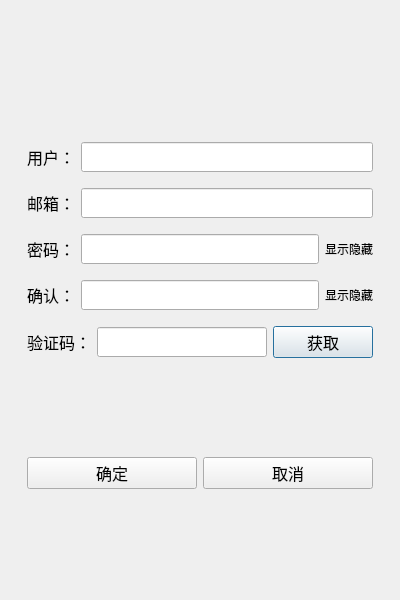
<?xml version="1.0" encoding="UTF-8"?>
<ui version="4.0">
 <class>SignUpClass</class>
 <widget class="QDialog" name="SignUpClass">
  <property name="geometry">
   <rect>
    <x>0</x>
    <y>0</y>
    <width>400</width>
    <height>600</height>
   </rect>
  </property>
  <property name="windowTitle">
   <string>SignUp</string>
  </property>
  <property name="windowIcon">
   <iconset resource="Resource.qrc">
    <normaloff>:/icon/res/bitbug_favicon.ico</normaloff>:/icon/res/bitbug_favicon.ico</iconset>
  </property>
  <layout class="QVBoxLayout" name="verticalLayout_2">
   <item>
    <layout class="QVBoxLayout" name="verticalLayout">
     <property name="spacing">
      <number>10</number>
     </property>
     <property name="leftMargin">
      <number>0</number>
     </property>
     <property name="topMargin">
      <number>0</number>
     </property>
     <property name="rightMargin">
      <number>0</number>
     </property>
     <property name="bottomMargin">
      <number>0</number>
     </property>
     <item>
      <widget class="QStackedWidget" name="stackedWidget">
       <property name="currentIndex">
        <number>0</number>
       </property>
       <widget class="QWidget" name="page_1">
        <layout class="QVBoxLayout" name="verticalLayout_3">
         <item>
          <spacer name="verticalSpacer">
           <property name="orientation">
            <enum>Qt::Orientation::Vertical</enum>
           </property>
           <property name="sizeHint" stdset="0">
            <size>
             <width>338</width>
             <height>78</height>
            </size>
           </property>
          </spacer>
         </item>
         <item>
          <widget class="QWidget" name="err_widget" native="true">
           <property name="minimumSize">
            <size>
             <width>0</width>
             <height>25</height>
            </size>
           </property>
           <widget class="QLabel" name="err_tip">
            <property name="geometry">
             <rect>
              <x>2</x>
              <y>0</y>
              <width>361</width>
              <height>25</height>
             </rect>
            </property>
            <property name="minimumSize">
             <size>
              <width>0</width>
              <height>25</height>
             </size>
            </property>
            <property name="font">
             <font>
              <pointsize>12</pointsize>
             </font>
            </property>
            <property name="layoutDirection">
             <enum>Qt::LayoutDirection::LeftToRight</enum>
            </property>
            <property name="text">
             <string/>
            </property>
            <property name="alignment">
             <set>Qt::AlignmentFlag::AlignCenter</set>
            </property>
           </widget>
          </widget>
         </item>
         <item>
          <layout class="QHBoxLayout" name="horizontalLayout">
           <property name="sizeConstraint">
            <enum>QLayout::SizeConstraint::SetNoConstraint</enum>
           </property>
           <property name="leftMargin">
            <number>5</number>
           </property>
           <property name="topMargin">
            <number>5</number>
           </property>
           <property name="rightMargin">
            <number>5</number>
           </property>
           <property name="bottomMargin">
            <number>5</number>
           </property>
           <item>
            <widget class="QLabel" name="userlabel">
             <property name="font">
              <font>
               <pointsize>12</pointsize>
              </font>
             </property>
             <property name="text">
              <string>用户：</string>
             </property>
            </widget>
           </item>
           <item>
            <widget class="QLineEdit" name="user_name_edit">
             <property name="minimumSize">
              <size>
               <width>0</width>
               <height>30</height>
              </size>
             </property>
            </widget>
           </item>
          </layout>
         </item>
         <item>
          <layout class="QHBoxLayout" name="horizontalLayout_2">
           <property name="leftMargin">
            <number>5</number>
           </property>
           <property name="topMargin">
            <number>5</number>
           </property>
           <property name="rightMargin">
            <number>5</number>
           </property>
           <property name="bottomMargin">
            <number>5</number>
           </property>
           <item>
            <widget class="QLabel" name="emaillabel">
             <property name="font">
              <font>
               <pointsize>12</pointsize>
              </font>
             </property>
             <property name="text">
              <string>邮箱：</string>
             </property>
            </widget>
           </item>
           <item>
            <widget class="QLineEdit" name="email_edit">
             <property name="minimumSize">
              <size>
               <width>0</width>
               <height>30</height>
              </size>
             </property>
            </widget>
           </item>
          </layout>
         </item>
         <item>
          <layout class="QHBoxLayout" name="horizontalLayout_3">
           <property name="sizeConstraint">
            <enum>QLayout::SizeConstraint::SetNoConstraint</enum>
           </property>
           <property name="leftMargin">
            <number>5</number>
           </property>
           <property name="topMargin">
            <number>5</number>
           </property>
           <property name="rightMargin">
            <number>5</number>
           </property>
           <property name="bottomMargin">
            <number>5</number>
           </property>
           <item>
            <widget class="QLabel" name="label">
             <property name="font">
              <font>
               <pointsize>12</pointsize>
              </font>
             </property>
             <property name="text">
              <string>密码：</string>
             </property>
            </widget>
           </item>
           <item>
            <widget class="QLineEdit" name="pw_edit">
             <property name="minimumSize">
              <size>
               <width>0</width>
               <height>30</height>
              </size>
             </property>
            </widget>
           </item>
           <item>
            <widget class="ClickedLabel" name="pass_visible">
             <property name="text">
              <string>显示隐藏</string>
             </property>
            </widget>
           </item>
          </layout>
         </item>
         <item>
          <layout class="QHBoxLayout" name="horizontalLayout_4">
           <property name="sizeConstraint">
            <enum>QLayout::SizeConstraint::SetNoConstraint</enum>
           </property>
           <property name="leftMargin">
            <number>5</number>
           </property>
           <property name="topMargin">
            <number>5</number>
           </property>
           <property name="rightMargin">
            <number>5</number>
           </property>
           <property name="bottomMargin">
            <number>5</number>
           </property>
           <item>
            <widget class="QLabel" name="label_2">
             <property name="font">
              <font>
               <pointsize>12</pointsize>
              </font>
             </property>
             <property name="text">
              <string>确认：</string>
             </property>
            </widget>
           </item>
           <item>
            <widget class="QLineEdit" name="pw_confirm_edit">
             <property name="minimumSize">
              <size>
               <width>0</width>
               <height>30</height>
              </size>
             </property>
            </widget>
           </item>
           <item>
            <widget class="ClickedLabel" name="confirm_visible">
             <property name="text">
              <string>显示隐藏</string>
             </property>
            </widget>
           </item>
          </layout>
         </item>
         <item>
          <layout class="QHBoxLayout" name="horizontalLayout_5">
           <property name="sizeConstraint">
            <enum>QLayout::SizeConstraint::SetNoConstraint</enum>
           </property>
           <property name="leftMargin">
            <number>5</number>
           </property>
           <property name="topMargin">
            <number>5</number>
           </property>
           <property name="rightMargin">
            <number>5</number>
           </property>
           <property name="bottomMargin">
            <number>5</number>
           </property>
           <item>
            <widget class="QLabel" name="label_3">
             <property name="font">
              <font>
               <pointsize>12</pointsize>
              </font>
             </property>
             <property name="text">
              <string>验证码：</string>
             </property>
            </widget>
           </item>
           <item>
            <widget class="QLineEdit" name="verify_edit">
             <property name="minimumSize">
              <size>
               <width>0</width>
               <height>30</height>
              </size>
             </property>
            </widget>
           </item>
           <item>
            <widget class="TimerBtn" name="get_verify_btn">
             <property name="minimumSize">
              <size>
               <width>100</width>
               <height>30</height>
              </size>
             </property>
             <property name="font">
              <font>
               <pointsize>12</pointsize>
              </font>
             </property>
             <property name="text">
              <string>获取</string>
             </property>
            </widget>
           </item>
          </layout>
         </item>
         <item>
          <spacer name="verticalSpacer_2">
           <property name="orientation">
            <enum>Qt::Orientation::Vertical</enum>
           </property>
           <property name="sizeHint" stdset="0">
            <size>
             <width>20</width>
             <height>40</height>
            </size>
           </property>
          </spacer>
         </item>
         <item>
          <layout class="QHBoxLayout" name="horizontalLayout_6">
           <property name="leftMargin">
            <number>5</number>
           </property>
           <property name="topMargin">
            <number>5</number>
           </property>
           <property name="rightMargin">
            <number>5</number>
           </property>
           <property name="bottomMargin">
            <number>5</number>
           </property>
           <item>
            <widget class="QPushButton" name="comfirm_btn">
             <property name="minimumSize">
              <size>
               <width>0</width>
               <height>30</height>
              </size>
             </property>
             <property name="font">
              <font>
               <pointsize>12</pointsize>
              </font>
             </property>
             <property name="text">
              <string>确定</string>
             </property>
            </widget>
           </item>
           <item>
            <widget class="QPushButton" name="cancel_btn">
             <property name="minimumSize">
              <size>
               <width>0</width>
               <height>30</height>
              </size>
             </property>
             <property name="font">
              <font>
               <pointsize>12</pointsize>
              </font>
             </property>
             <property name="text">
              <string>取消</string>
             </property>
            </widget>
           </item>
          </layout>
         </item>
         <item>
          <spacer name="verticalSpacer_3">
           <property name="orientation">
            <enum>Qt::Orientation::Vertical</enum>
           </property>
           <property name="sizeHint" stdset="0">
            <size>
             <width>20</width>
             <height>40</height>
            </size>
           </property>
          </spacer>
         </item>
        </layout>
       </widget>
       <widget class="QWidget" name="page_9">
        <layout class="QVBoxLayout" name="verticalLayout_4">
         <item>
          <spacer name="verticalSpacer_4">
           <property name="orientation">
            <enum>Qt::Orientation::Vertical</enum>
           </property>
           <property name="sizeHint" stdset="0">
            <size>
             <width>20</width>
             <height>40</height>
            </size>
           </property>
          </spacer>
         </item>
         <item>
          <widget class="QLabel" name="tip1_lb">
           <property name="minimumSize">
            <size>
             <width>0</width>
             <height>25</height>
            </size>
           </property>
           <property name="font">
            <font>
             <pointsize>12</pointsize>
            </font>
           </property>
           <property name="text">
            <string>注册成功，5s后返回登录</string>
           </property>
           <property name="alignment">
            <set>Qt::AlignmentFlag::AlignCenter</set>
           </property>
          </widget>
         </item>
         <item>
          <widget class="QLabel" name="tip2_lb">
           <property name="minimumSize">
            <size>
             <width>0</width>
             <height>25</height>
            </size>
           </property>
           <property name="font">
            <font>
             <pointsize>12</pointsize>
            </font>
           </property>
           <property name="text">
            <string>可点击返回按钮直接返回登录界面</string>
           </property>
           <property name="alignment">
            <set>Qt::AlignmentFlag::AlignCenter</set>
           </property>
          </widget>
         </item>
         <item>
          <spacer name="verticalSpacer_5">
           <property name="orientation">
            <enum>Qt::Orientation::Vertical</enum>
           </property>
           <property name="sizeHint" stdset="0">
            <size>
             <width>20</width>
             <height>40</height>
            </size>
           </property>
          </spacer>
         </item>
         <item>
          <widget class="QWidget" name="widget" native="true">
           <property name="minimumSize">
            <size>
             <width>0</width>
             <height>50</height>
            </size>
           </property>
           <layout class="QHBoxLayout" name="horizontalLayout_7">
            <item>
             <spacer name="horizontalSpacer">
              <property name="orientation">
               <enum>Qt::Orientation::Horizontal</enum>
              </property>
              <property name="sizeHint" stdset="0">
               <size>
                <width>40</width>
                <height>20</height>
               </size>
              </property>
             </spacer>
            </item>
            <item>
             <widget class="QPushButton" name="return_btn">
              <property name="minimumSize">
               <size>
                <width>100</width>
                <height>30</height>
               </size>
              </property>
              <property name="font">
               <font>
                <pointsize>12</pointsize>
               </font>
              </property>
              <property name="text">
               <string>返回登录</string>
              </property>
             </widget>
            </item>
            <item>
             <spacer name="horizontalSpacer_2">
              <property name="orientation">
               <enum>Qt::Orientation::Horizontal</enum>
              </property>
              <property name="sizeHint" stdset="0">
               <size>
                <width>40</width>
                <height>20</height>
               </size>
              </property>
             </spacer>
            </item>
           </layout>
          </widget>
         </item>
         <item>
          <spacer name="verticalSpacer_6">
           <property name="orientation">
            <enum>Qt::Orientation::Vertical</enum>
           </property>
           <property name="sizeHint" stdset="0">
            <size>
             <width>20</width>
             <height>40</height>
            </size>
           </property>
          </spacer>
         </item>
        </layout>
       </widget>
      </widget>
     </item>
    </layout>
   </item>
  </layout>
 </widget>
 <layoutdefault spacing="6" margin="11"/>
 <customwidgets>
  <customwidget>
   <class>TimerBtn</class>
   <extends>QPushButton</extends>
   <header>timerbtn.h</header>
  </customwidget>
  <customwidget>
   <class>ClickedLabel</class>
   <extends>QLabel</extends>
   <header>clickedlabel.h</header>
  </customwidget>
 </customwidgets>
 <resources>
  <include location="Resource.qrc"/>
 </resources>
 <connections/>
</ui>
